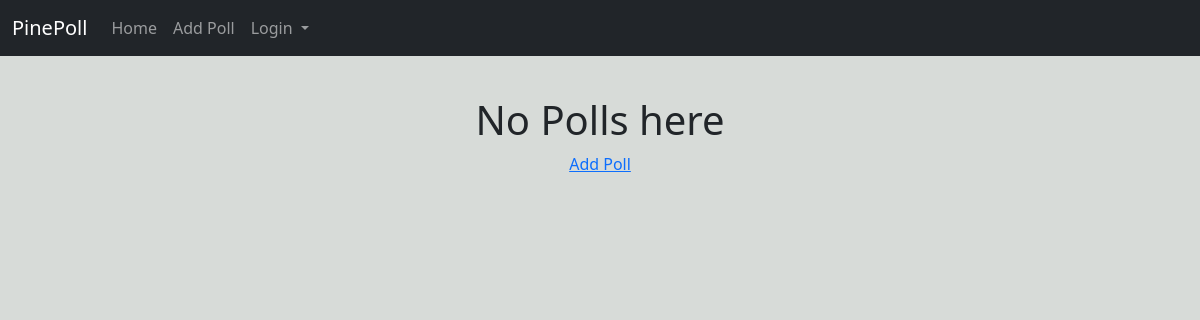
The app's page /, older data.
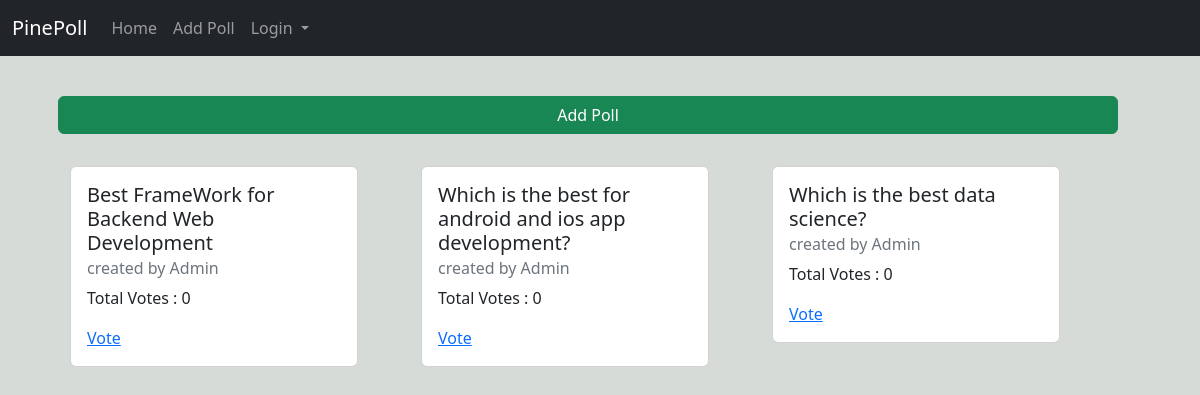
The same page, newer data.
### core/models.py (models this page shows, shortened)
class Topic(models.Model):
	name = models.CharField(blank=False,max_length=250)
	owner = models.ForeignKey(User,on_delete=models.CASCADE)
	def total_voters(self):
		choices = Choice.objects.filter(topic__id=self.id)
		total_voters = 0
		for i in choices:
			total_voters += i.voters.count()
		return total_voters

class Choice(models.Model):
	name = models.CharField(blank=False,max_length=250)
	topic = models.ForeignKey(Topic,on_delete=models.CASCADE)
	voters = models.ManyToManyField(User,blank=True)

### core/views.py (the view)
# urls.py: path('',views.topics,name='topics'),
def topics(request):
	topics = Topic.objects.all()
	return render(request,'topics.html',{
			'topics':topics
		})

### core/templates/topics.html (shortened to what this page needs)
{% extends 'base.html' %}
{% block content %}
<br/>
<div class="row" id="topics">
{% if topics %}
	<div class="row" style="margin-bottom:2rem;">
		<a href="{% url 'add-topic' %}" class="btn btn-success">Add Poll</a>
	</div>
	{% for topic in topics %}
		<div class="col-lg-3 col-sm-6 col-md-3 col-xs-12 topic">
			<div class="card" style="width: 18rem;">
	  			<div class="card-body">
	    			<h5 class="card-title">{{ topic.name }}</h5>
	    			<h6 class="card-subtitle mb-2 text-muted">created by {{ topic.owner }}</h6>
	    			<p class="card-text">Total Votes : {{ topic.total_voters }}</p>
	    			<a href="{% url 'topic' topic.id %}" class="card-link">Vote</a>
	  			</div>
			</div>
		</div>
	{% endfor %}
{% else %}
	<center><h1>No Polls here</h1><a href="{% url 'add-topic' %}">Add Poll</a></center>
{% endif %}
</div>
{% endblock %}

### core/templates/base.html (shortened to what this page needs)
<!Doctype html>
<html lang="en">
  <head>
    <link href="https://cdn.jsdelivr.net/npm/bootstrap@5.2.0/dist/css/bootstrap.min.css" rel="stylesheet">
  </head>
  <body style="background-color: #d7dbd8;">
    {% include 'navbar.html' %}
    <div class="container">
      {% block content %}{% endblock %}
    </div>
  </body>
</html>

### core/templates/navbar.html (shortened to what this page needs)
<nav class="navbar navbar-expand-lg navbar-dark bg-dark">
  <div class="container-fluid">
    <a class="navbar-brand" href="/">PinePoll</a>
    <div class="collapse navbar-collapse" id="navbarSupportedContent">
      <ul class="navbar-nav me-auto mb-2 mb-lg-0">
        <li class="nav-item">
          <a class="nav-link" aria-current="page" href="/">Home</a>
        </li>
        <li class="nav-item">
          <a class="nav-link" aria-current="page" href="{% url 'add-topic' %}">Add Poll</a>
        </li>
        <li class="nav-item dropdown">
          <a class="nav-link dropdown-toggle" href="#" role="button" data-bs-toggle="dropdown" aria-expanded="false">
            {% if user.is_authenticated %}{{ user }}{% else %}Login{% endif %}
          </a>
        </li>
      </ul>
    </div>
  </div>
</nav>

### core/templates/topics.html (style rules this page uses)
#topics { margin: 1rem; }
.topic { margin-right: 5rem; margin-bottom: 1rem; }

Row changes from the older to the newer data that the page shows:
added Topic: name "Best FrameWork for Backend Web Development", owner "Admin", total_voters "0"
added Topic: name "Which is the best for android and ios app development?", owner "Admin", total_voters "0"
added Topic: name "Which is the best data science?", owner "Admin", total_voters "0"
Text that changed along with them:
text no longer shown: "No Polls here"
